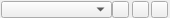
<?xml version="1.0" encoding="UTF-8"?>
<ui version="4.0">
 <class>Form</class>
 <widget class="QWidget" name="Form">
  <property name="geometry">
   <rect>
    <x>0</x>
    <y>0</y>
    <width>170</width>
    <height>18</height>
   </rect>
  </property>
  <property name="windowTitle">
   <string>Form</string>
  </property>
  <widget class="QPushButton" name="add_button">
   <property name="geometry">
    <rect>
     <x>112</x>
     <y>1</y>
     <width>17</width>
     <height>17</height>
    </rect>
   </property>
   <property name="text">
    <string/>
   </property>
   <property name="icon">
    <iconset resource="icons.qrc">
     <normaloff>:/SVG/plus.svg</normaloff>:/SVG/plus.svg</iconset>
   </property>
  </widget>
  <widget class="QComboBox" name="comboBox">
   <property name="geometry">
    <rect>
     <x>1</x>
     <y>1</y>
     <width>111</width>
     <height>17</height>
    </rect>
   </property>
   <property name="sizePolicy">
    <sizepolicy hsizetype="Preferred" vsizetype="Fixed">
     <horstretch>0</horstretch>
     <verstretch>0</verstretch>
    </sizepolicy>
   </property>
  </widget>
  <widget class="QPushButton" name="delete_button">
   <property name="geometry">
    <rect>
     <x>132</x>
     <y>1</y>
     <width>17</width>
     <height>17</height>
    </rect>
   </property>
   <property name="text">
    <string/>
   </property>
   <property name="icon">
    <iconset resource="icons.qrc">
     <normaloff>:/SVG/minus.svg</normaloff>:/SVG/minus.svg</iconset>
   </property>
  </widget>
  <widget class="QPushButton" name="edit_button">
   <property name="geometry">
    <rect>
     <x>151</x>
     <y>1</y>
     <width>17</width>
     <height>17</height>
    </rect>
   </property>
   <property name="text">
    <string/>
   </property>
   <property name="icon">
    <iconset resource="icons.qrc">
     <normaloff>:/SVG/edit.svg</normaloff>:/SVG/edit.svg</iconset>
   </property>
  </widget>
 </widget>
 <resources>
  <include location="icons.qrc"/>
 </resources>
 <connections/>
</ui>
